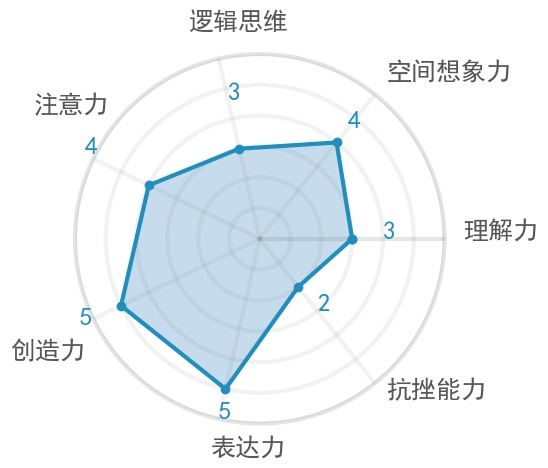
#> input picture testRadar.jpg, 548 x 468 px
$ python -i pics_modify.py   (imports and definitions only)
#> lines starting #> are read from the running program, lines starting #| are printed output that depends on the picture; after the words box and inside, x2 and y2 are one past the last pixel; in counts of white or black regions, pixels touching at a corner belong together
#> further down, picture is the input picture: PIL image 548x468 RGB; mean R, G, B 239.7, 244.2, 247
import os
from PIL import Image,ImageDraw

def circle_corner(img,radii=150):
#> called with radii = 150
    radii=int(img.size[0]*radii/4032)
#> radii = 20
    # 画圆（用于分离4个角）
    circle = Image.new('L', (radii * 2, radii * 2), 0)  # 创建黑色方形
#> circle: PIL image 40x40 L; every value is 0
    # circle.save('1.jpg','JPEG',qulity=100)
    draw = ImageDraw.Draw(circle)
    draw.ellipse((0, 0, radii * 2, radii * 2), fill=255)  # 黑色方形内切白色圆形
    # circle.save('2.jpg','JPEG',qulity=100)

    # 原图转为带有alpha通道（表示透明程度）
    img = img.convert("RGBA")
    w, h = img.size
#> w = 548; h = 468

    # 画4个角（将整圆分离为4个部分）
    alpha = Image.new('L', img.size, 255)	#与img同大小的白色矩形，L 表示黑白图
#> alpha: PIL image 548x468 L; every value is 255
    # alpha.save('3.jpg','JPEG',qulity=100)
    alpha.paste(circle.crop((0, 0, radii, radii)), (0, 0))  # 左上角
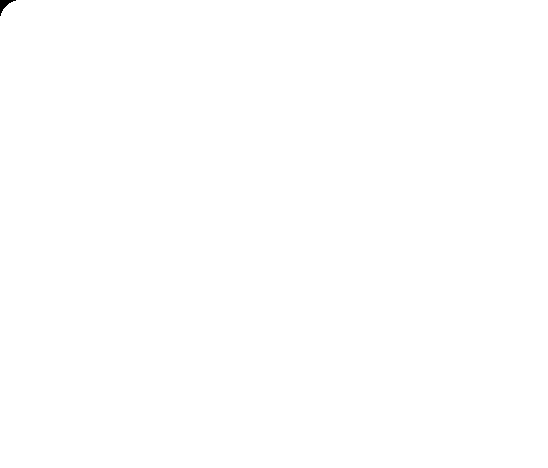
#> alpha: PIL image 548x468 L; 100% white; 1 black region, box (x1, y1, x2, y2) and area: (0, 0, 16, 16) 92
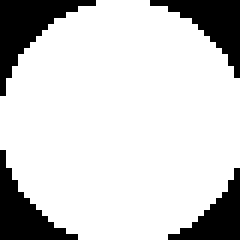
#> circle: PIL image 40x40 L (shown 6 times larger); 80.9% white; 4 black regions, box (x1, y1, x2, y2) and area: (0, 0, 16, 16) 92, (25, 0, 40, 13) 76, (0, 25, 13, 40) 76, (28, 28, 40, 40) 61
    alpha.paste(circle.crop((radii, 0, radii * 2, radii)), (w - radii, 0))  # 右上角
#> alpha: PIL image 548x468 L; 99.9% white; 2 black regions, box (x1, y1, x2, y2) and area: (0, 0, 16, 16) 92, (533, 0, 548, 13) 76
    alpha.paste(circle.crop((radii, radii, radii * 2, radii * 2)), (w - radii, h - radii))  # 右下角
#> alpha: PIL image 548x468 L; 99.9% white; 3 black regions, box (x1, y1, x2, y2) and area: (0, 0, 16, 16) 92, (533, 0, 548, 13) 76, (536, 456, 548, 468) 61
    alpha.paste(circle.crop((0, radii, radii, radii * 2)), (0, h - radii))  # 左下角
#> alpha: PIL image 548x468 L; 99.9% white; 4 black regions, box (x1, y1, x2, y2) and area: (0, 0, 16, 16) 92, (533, 0, 548, 13) 76, (0, 453, 13, 468) 76, (536, 456, 548, 468) 61
    # alpha.save('4.jpg','JPEG',qulity=100)

    img.putalpha(alpha)		# 白色区域透明可见，黑色区域不可见
    # img.save('e:\\temp\\5555.png','PNG',qulity=100)

    # img.show()
    # img=img.convert('RGBA')
    return img

def round_pic(img,method='in'):
    if img.mode!='RGBA':
        img=img.convert('RGBA')

    if method=='out':
        w,h=img.size
        r=int(np.sqrt(w*w/4+h*h/4))
        d=int(r*2)
        bg=Image.new('RGBA',(d,d),'#FFFFFF')
        scale=3
        alpha_layer = Image.new('L', (d*scale, d*scale), 0)
        draw=ImageDraw.Draw(alpha_layer)
        draw.ellipse((0,0,d*scale,d*scale),fill='#FFFFFF')
        alpha_layer=alpha_layer.resize((d,d))

        # bg.paste(alpha_layer,(0,0),mask=alpha_layer)
        bg.paste(img,((d-w)//2,(d-h)//2),mask=img)
        bg.putalpha(alpha_layer)
        # bg.save('e:/temp/dq.png')
    elif method=='in':
        w,h=img.size
        d=min(w,h)
        scale=3
        alpha_layer=Image.new('L',(w*scale,h*scale),0)
        draw=ImageDraw.Draw(alpha_layer)
        if h>=w:
            draw.ellipse((0,(h*scale-d*scale)//2,w*scale,(h*scale-d*scale)//2+d*scale),fill='#FFFFFF')
            alpha_layer=alpha_layer.resize((w,h))
            img.putalpha(alpha_layer)
        else:
            draw.ellipse(((w*scale-d*scale)//2,0,(w*scale-d*scale)//2+d*scale,h*scale),fill='#FFFFFF')
            alpha_layer=alpha_layer.resize((w,h))
            img.putalpha(alpha_layer)
        bg=img

        # alpha_layer.show()
        # img.show()
        # bg.show()
    return bg

>>> from PIL import Image
>>> picture = Image.open('../testRadar.jpg')
>>> result = circle_corner(picture)
